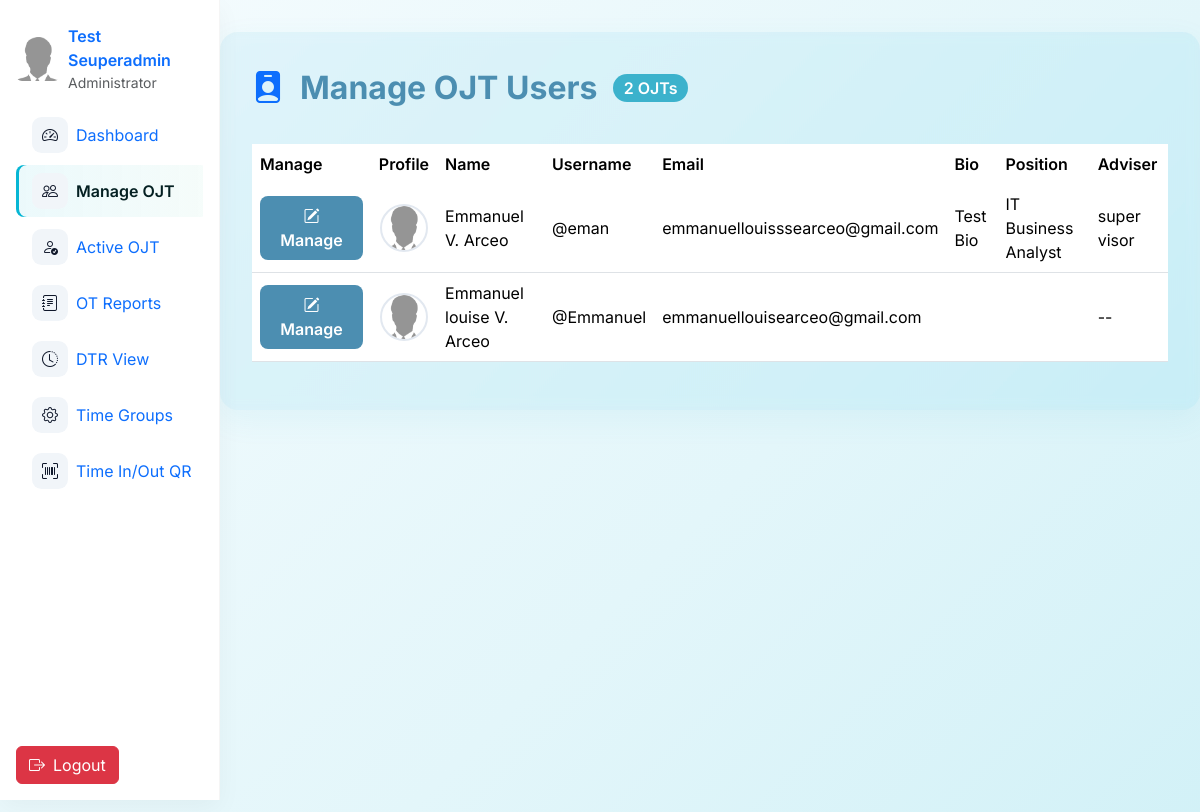
Screenshot of /admin/manageojt.php (signed in) with the database file from the repository.
### tables this page shows
CREATE TABLE `users` (
  `id` int(11) NOT NULL,
  `username` varchar(50) NOT NULL,
  `email` varchar(100) NOT NULL,
  `password` varchar(255) NOT NULL,
  `role` enum('super_admin','admin','ojt') NOT NULL,
  `fname` varchar(50) DEFAULT NULL,
  `mname` varchar(225) DEFAULT NULL,
  `lname` varchar(50) DEFAULT NULL,
  `position` varchar(100) DEFAULT NULL,
  `age` int(11) DEFAULT NULL,
  `mobile` varchar(15) DEFAULT NULL,
  `school_org` varchar(100) DEFAULT NULL,
  `full_name` varchar(100) DEFAULT NULL,
  `bio` varchar(255) DEFAULT NULL,
  `profile_img` varchar(255) DEFAULT NULL,
  `adviser_id` int(11) DEFAULT NULL,
  `status` enum('active','restricted') NOT NULL DEFAULT 'active',
  `face_descriptor` text DEFAULT NULL
);

### admin/manageojt.php (the view, shortened to what this page needs)
<?php
include '../db.php';
if ($_SESSION['role'] === 'super_admin') {
    $ojts = $oat->query("SELECT id, username, fname, mname, lname, email, bio, profile_img, position, adviser_id FROM users WHERE role = 'ojt' ORDER BY lname, fname");
} else {
    $admin_id = (int)$_SESSION['user_id'];
    $ojts = $oat->query("SELECT id, username, fname, mname, lname, email, bio, profile_img, position, adviser_id FROM users WHERE role = 'ojt' AND (adviser_id = $admin_id OR adviser_id IS NULL OR adviser_id = '') ORDER BY lname, fname");
}
?>
<!DOCTYPE html>
<html lang="en">
<head>
    <link href="https://cdn.jsdelivr.net/npm/bootstrap@5.3.2/dist/css/bootstrap.min.css" rel="stylesheet">
    <link rel="stylesheet" href="https://cdn.jsdelivr.net/npm/bootstrap-icons@1.11.1/font/bootstrap-icons.css">
</head>
<body>
    <?php include 'nav.php'; ?>
    <div class="main-content">
        <div class="page-header">
            <i class="bi bi-person-badge-fill fs-2 text-primary"></i>
            <h1>Manage OJT Users</h1>
            <span class="badge rounded-pill"><?= htmlspecialchars($ojts->num_rows) ?> OJTs</span>
        </div>
        <div class="table-responsive">
            <table class="table ojt-table align-middle">
                <thead>
                    <tr>
                        <th>Manage</th>
                        <th>Profile</th>
                        <th>Name</th>
                        <th>Username</th>
                        <th>Email</th>
                        <th>Bio</th>
                        <th>Position</th>
                        <th>Adviser</th>
                    </tr>
                </thead>
                <tbody>
                    <?php while ($ojt = $ojts->fetch_assoc()): ?>
                        <tr>
                            <td class="text-center">
                                <button
                                    class="manage-btn"
                                    type="button"
                                    onclick="openManageModal(
                                        <?= (int)$ojt['id'] ?>,
                                        '<?= htmlspecialchars(addslashes($ojt['fname'])) ?>',
                                        '<?= htmlspecialchars(addslashes($ojt['mname'])) ?>',
                                        '<?= htmlspecialchars(addslashes($ojt['lname'])) ?>',
                                        '<?= htmlspecialchars(addslashes($ojt['username'])) ?>',
                                        '<?= htmlspecialchars(addslashes($ojt['email'])) ?>',
                                        '<?= htmlspecialchars(addslashes($ojt['bio'])) ?>',
                                        '<?= htmlspecialchars(addslashes($ojt['position'] ?? '')) ?>',
                                        '<?= htmlspecialchars(addslashes($ojt['adviser_id'] ?? '')) ?>'
                                    )"
                                >
                                    <i class="bi bi-pencil-square"></i> Manage
                                </button>
                            </td>
                            <td class="text-center">
                                <?php
                                    $img = '../uploads/noimg.png';
                                ?>
                                <img src="<?= htmlspecialchars($img) ?>"
                                     alt="Profile" class="user-avatar mx-auto">
                            </td>
                            <td>
                                <?php
                                $mname = trim($ojt['mname']);
                                $middle = $mname ? strtoupper($mname[0]) . '.' : '';
                                echo htmlspecialchars($ojt['fname'] . ' ' . ($middle ? $middle . ' ' : '') . $ojt['lname']);
                            ?>
                            </td>
                            <td>@<?= htmlspecialchars($ojt['username']) ?></td>
                            <td><?= htmlspecialchars($ojt['email']) ?></td>
                            <td><?= htmlspecialchars($ojt['bio']) ?></td>
                            <td><?= htmlspecialchars($ojt['position'] ?? '') ?></td>
                            <td>
                                <?php
                                if ($ojt['adviser_id']) {
                                    $stmt = $oat->prepare("SELECT fname, lname FROM users WHERE id = ?");
                                    $stmt->bind_param("i", $ojt['adviser_id']);
                                    $stmt->execute();
                                    $result = $stmt->get_result();
                                    if ($row = $result->fetch_assoc()) {
                                        echo htmlspecialchars($row['fname'] . ' ' . $row['lname']);
                                    } else {
                                        echo '--';
                                    }
                                } else {
                                    echo '--';
                                }
                                ?>
                            </td>
                        </tr>
                    <?php endwhile; ?>
                </tbody>
            </table>
        </div>
    </div>
</body>
</html>

### admin/manageojt.php (style rules this page uses)
:root { --primary: #4c8eb1; --primary-dark: #3cb2cc; --success: #10b981; --danger: #ef4444; --warning: #f59e0b; --light: #f8fafc; --dark: #0f172a; --border: #e2e8f0; --shadow: 0 1px 3px 0 rgba(0, 0, 0, 0.08), 0 1px 2px -1px rgba(0, 0, 0, 0.08); --shadow-lg: 0 10px 15px -3px rgba(0, 0, 0, 0.08), 0 4px 6px -4px rgba(0, 0, 0, 0.08); }
body { font-family: 'Inter', sans-serif; background: linear-gradient(135deg, #f6fcfe 0%, #e3f6fa 60%, #d2f1f7 100%); min-height: 100vh; }
.main-content { max-width: 1200px; margin: 2rem auto; padding: 2rem; background: rgba(60, 178, 204, 0.09); border-radius: 18px; box-shadow: 0 10px 30px 0 rgba(60,178,204,0.08); backdrop-filter: blur(6px) saturate(120%); }
.page-header { display: flex; align-items: center; gap: 1rem; margin-bottom: 2rem; }
.page-header h1 { font-size: 2rem; font-weight: 700; color: var(--primary); margin: 0; }
.page-header .badge { background: var(--primary-dark); color: #fff; font-size: 1rem; font-weight: 600; }
.table-responsive { margin-top: 1.5rem; }
.ojt-table th, .ojt-table td { vertical-align: middle; }
.ojt-table th { background: var(--primary); color: #fff; font-weight: 600; border: none; }
.ojt-table tbody tr { transition: background 0.2s; }
.user-avatar { width: 48px; height: 48px; border-radius: 50%; object-fit: cover; border: 2px solid var(--border); }
.manage-btn { background: var(--primary); color: #fff; border: none; padding: 0.5rem 1.2rem; border-radius: 8px; font-weight: 600; transition: background 0.2s; }

### admin/nav.php (style rules this page uses)
:root { --sb-w:220px; --sb-cw:72px; }
body { padding-left: var(--sb-w); transition: padding-left .18s ease; font-family: 'Inter', sans-serif; }

### rows the page displays
users: fname+mname+lname "Emmanuel V. Arceo", username "eman", email "emmanuellouisssearceo@gmail.com", bio "Test Bio", position "IT Business Analyst", adviser.lname "super visor"
users: fname+mname+lname "Emmanuel louise V. Arceo", username "Emmanuel", email "emmanuellouisearceo@gmail.com"

### other values shown
$ojts->num_rows "2"
